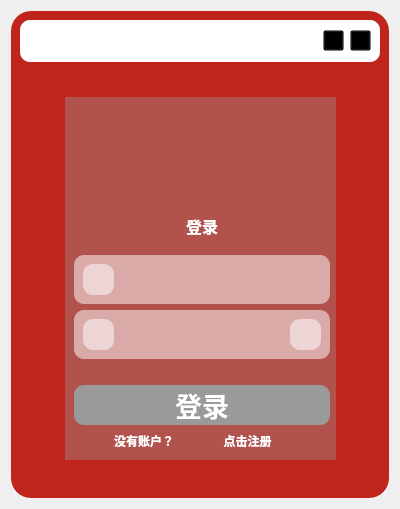
<?xml version="1.0" encoding="UTF-8"?>
<ui version="4.0">
 <class>Login</class>
 <widget class="QWidget" name="Login">
  <property name="geometry">
   <rect>
    <x>0</x>
    <y>0</y>
    <width>400</width>
    <height>509</height>
   </rect>
  </property>
  <property name="windowTitle">
   <string>Login</string>
  </property>
  <layout class="QHBoxLayout" name="horizontalLayout">
   <item>
    <widget class="QFrame" name="frame">
     <property name="styleSheet">
      <string notr="true">QFrame#frame {
	background:rgb(192, 37, 27) ;
	border-radius: 20px;
}
</string>
     </property>
     <property name="frameShape">
      <enum>QFrame::StyledPanel</enum>
     </property>
     <property name="frameShadow">
      <enum>QFrame::Raised</enum>
     </property>
     <layout class="QVBoxLayout" name="verticalLayout" stretch="1,10">
      <item>
       <widget class="QFrame" name="frame_4">
        <property name="styleSheet">
         <string notr="true">QFrame#frame_4{
	background: rgb(255, 255, 255);
	border-radius: 10px;
}</string>
        </property>
        <property name="frameShape">
         <enum>QFrame::StyledPanel</enum>
        </property>
        <property name="frameShadow">
         <enum>QFrame::Raised</enum>
        </property>
        <layout class="QHBoxLayout" name="horizontalLayout_6">
         <item>
          <spacer name="horizontalSpacer_6">
           <property name="orientation">
            <enum>Qt::Horizontal</enum>
           </property>
           <property name="sizeHint" stdset="0">
            <size>
             <width>289</width>
             <height>20</height>
            </size>
           </property>
          </spacer>
         </item>
         <item>
          <widget class="QPushButton" name="min">
           <property name="minimumSize">
            <size>
             <width>21</width>
             <height>21</height>
            </size>
           </property>
           <property name="maximumSize">
            <size>
             <width>21</width>
             <height>21</height>
            </size>
           </property>
           <property name="styleSheet">
            <string notr="true">QPushButton{
	image:url(./image/min.png);
	background:rgba(0,0,0,0)
}</string>
           </property>
           <property name="text">
            <string/>
           </property>
          </widget>
         </item>
         <item>
          <widget class="QPushButton" name="close">
           <property name="minimumSize">
            <size>
             <width>21</width>
             <height>21</height>
            </size>
           </property>
           <property name="maximumSize">
            <size>
             <width>21</width>
             <height>21</height>
            </size>
           </property>
           <property name="styleSheet">
            <string notr="true">QPushButton{
	image:url(./image/close.png);
	background:rgba(0,0,0,0)
}</string>
           </property>
           <property name="text">
            <string/>
           </property>
          </widget>
         </item>
        </layout>
        <zorder>close</zorder>
        <zorder>min</zorder>
       </widget>
      </item>
      <item>
       <widget class="QFrame" name="frame_2">
        <property name="styleSheet">
         <string notr="true">QWidget{
	border:none
}</string>
        </property>
        <property name="frameShape">
         <enum>QFrame::StyledPanel</enum>
        </property>
        <property name="frameShadow">
         <enum>QFrame::Raised</enum>
        </property>
        <layout class="QVBoxLayout" name="verticalLayout_2">
         <item>
          <widget class="QFrame" name="frame_3">
           <property name="styleSheet">
            <string notr="true">QFrame#frame_3
{
	image:url(./image/background.png)
	
}
</string>
           </property>
           <property name="frameShape">
            <enum>QFrame::StyledPanel</enum>
           </property>
           <property name="frameShadow">
            <enum>QFrame::Raised</enum>
           </property>
           <layout class="QGridLayout" name="gridLayout" rowstretch="1,32,1" columnstretch="1,9,1">
            <item row="0" column="1">
             <spacer name="verticalSpacer">
              <property name="orientation">
               <enum>Qt::Vertical</enum>
              </property>
              <property name="sizeHint" stdset="0">
               <size>
                <width>20</width>
                <height>8</height>
               </size>
              </property>
             </spacer>
            </item>
            <item row="1" column="0">
             <spacer name="horizontalSpacer">
              <property name="orientation">
               <enum>Qt::Horizontal</enum>
              </property>
              <property name="sizeHint" stdset="0">
               <size>
                <width>25</width>
                <height>20</height>
               </size>
              </property>
             </spacer>
            </item>
            <item row="1" column="1">
             <widget class="QFrame" name="frame_5">
              <property name="styleSheet">
               <string notr="true">QFrame#frame_5{
	background:rgba(154, 154, 154, 100)
}
QFrame{
	background:rgb(169, 107, 103)
}</string>
              </property>
              <property name="frameShape">
               <enum>QFrame::StyledPanel</enum>
              </property>
              <property name="frameShadow">
               <enum>QFrame::Raised</enum>
              </property>
              <layout class="QVBoxLayout" name="verticalLayout_3" stretch="2,1,0,0,0,0,0">
               <property name="rightMargin">
                <number>6</number>
               </property>
               <item>
                <widget class="QWidget" name="widget" native="true">
                 <property name="styleSheet">
                  <string notr="true">QWidget#widget
{
	image:url(./image/logo.png)
}</string>
                 </property>
                </widget>
               </item>
               <item>
                <widget class="QLabel" name="mode">
                 <property name="font">
                  <font>
                   <pointsize>12</pointsize>
                   <bold>true</bold>
                  </font>
                 </property>
                 <property name="styleSheet">
                  <string notr="true">QLabel#mode{
	background:rgba(255, 255, 255, 0);
	color:rgb(255, 255, 255)
}</string>
                 </property>
                 <property name="text">
                  <string>登录</string>
                 </property>
                 <property name="alignment">
                  <set>Qt::AlignCenter</set>
                 </property>
                </widget>
               </item>
               <item>
                <widget class="QWidget" name="widget_2" native="true">
                 <property name="styleSheet">
                  <string notr="true">QWidget{
	background:rgba(255, 255, 255, 130);
	border-radius: 10px;
}</string>
                 </property>
                 <layout class="QHBoxLayout" name="horizontalLayout_4">
                  <item>
                   <widget class="QWidget" name="widget_3" native="true">
                    <property name="minimumSize">
                     <size>
                      <width>31</width>
                      <height>31</height>
                     </size>
                    </property>
                    <property name="maximumSize">
                     <size>
                      <width>31</width>
                      <height>31</height>
                     </size>
                    </property>
                    <property name="styleSheet">
                     <string notr="true">QWidget{
	image:url(./image/username.png)
}</string>
                    </property>
                   </widget>
                  </item>
                  <item>
                   <widget class="QLineEdit" name="username">
                    <property name="minimumSize">
                     <size>
                      <width>201</width>
                      <height>31</height>
                     </size>
                    </property>
                    <property name="maximumSize">
                     <size>
                      <width>201</width>
                      <height>31</height>
                     </size>
                    </property>
                    <property name="styleSheet">
                     <string notr="true">QLineEdit{background:rgba(255, 255, 255, 0);}</string>
                    </property>
                    <property name="frame">
                     <bool>false</bool>
                    </property>
                   </widget>
                  </item>
                 </layout>
                </widget>
               </item>
               <item>
                <widget class="QWidget" name="widget_4" native="true">
                 <property name="styleSheet">
                  <string notr="true">QWidget{
	background:rgba(255, 255, 255, 130);
	border-radius: 10px;
}</string>
                 </property>
                 <layout class="QHBoxLayout" name="horizontalLayout_5">
                  <item>
                   <widget class="QWidget" name="widget_5" native="true">
                    <property name="minimumSize">
                     <size>
                      <width>31</width>
                      <height>31</height>
                     </size>
                    </property>
                    <property name="maximumSize">
                     <size>
                      <width>31</width>
                      <height>31</height>
                     </size>
                    </property>
                    <property name="styleSheet">
                     <string notr="true">QWidget{
	image:url(./image/password.png)
}</string>
                    </property>
                   </widget>
                  </item>
                  <item>
                   <widget class="QLineEdit" name="password">
                    <property name="minimumSize">
                     <size>
                      <width>164</width>
                      <height>31</height>
                     </size>
                    </property>
                    <property name="maximumSize">
                     <size>
                      <width>164</width>
                      <height>31</height>
                     </size>
                    </property>
                    <property name="styleSheet">
                     <string notr="true">QLineEdit{
	background:rgba(255, 255, 255, 0);
}
QLineEdit[echoMode=&quot;2&quot;]{
    lineedit-password-character: 42; // 42表示*号
    // 设置其他样式属性
}
</string>
                    </property>
                    <property name="frame">
                     <bool>false</bool>
                    </property>
                    <property name="echoMode">
                     <enum>QLineEdit::Password</enum>
                    </property>
                   </widget>
                  </item>
                  <item>
                   <widget class="QPushButton" name="see">
                    <property name="minimumSize">
                     <size>
                      <width>31</width>
                      <height>31</height>
                     </size>
                    </property>
                    <property name="maximumSize">
                     <size>
                      <width>31</width>
                      <height>31</height>
                     </size>
                    </property>
                    <property name="styleSheet">
                     <string notr="true">image:url(./image/see.png)</string>
                    </property>
                    <property name="text">
                     <string/>
                    </property>
                   </widget>
                  </item>
                 </layout>
                </widget>
               </item>
               <item>
                <layout class="QHBoxLayout" name="horizontalLayout_2">
                 <item>
                  <spacer name="horizontalSpacer_3">
                   <property name="orientation">
                    <enum>Qt::Horizontal</enum>
                   </property>
                   <property name="sizeHint" stdset="0">
                    <size>
                     <width>40</width>
                     <height>20</height>
                    </size>
                   </property>
                  </spacer>
                 </item>
                </layout>
               </item>
               <item>
                <widget class="QPushButton" name="login">
                 <property name="font">
                  <font>
                   <pointsize>20</pointsize>
                   <bold>true</bold>
                  </font>
                 </property>
                 <property name="styleSheet">
                  <string notr="true">QPushButton{
	background:rgb(154, 154, 154);
	color:rgb(255, 255, 255);
	border-radius: 10px;
}
QPushBotton:hover{
	background:rgba(175, 34, 25,180);
}</string>
                 </property>
                 <property name="text">
                  <string>登录</string>
                 </property>
                </widget>
               </item>
               <item>
                <layout class="QHBoxLayout" name="horizontalLayout_3" stretch="0,1,1,0">
                 <item>
                  <spacer name="horizontalSpacer_4">
                   <property name="orientation">
                    <enum>Qt::Horizontal</enum>
                   </property>
                   <property name="sizeHint" stdset="0">
                    <size>
                     <width>40</width>
                     <height>20</height>
                    </size>
                   </property>
                  </spacer>
                 </item>
                 <item>
                  <widget class="QLabel" name="label">
                   <property name="font">
                    <font>
                     <bold>true</bold>
                    </font>
                   </property>
                   <property name="styleSheet">
                    <string notr="true">QLabel#label{
	background:rgba(0,0,0,0);
	color:rgb(255, 255, 255);
}</string>
                   </property>
                   <property name="text">
                    <string>没有账户？</string>
                   </property>
                  </widget>
                 </item>
                 <item>
                  <widget class="QPushButton" name="signup">
                   <property name="font">
                    <font>
                     <bold>true</bold>
                    </font>
                   </property>
                   <property name="styleSheet">
                    <string notr="true">QPushButton{
	background:rgba(255, 255, 255, 0);
	color:rgb(255, 255, 255);
}
QPushBotton:hover{
	color:rgb(192, 37, 27);
}</string>
                   </property>
                   <property name="text">
                    <string>点击注册</string>
                   </property>
                  </widget>
                 </item>
                 <item>
                  <spacer name="horizontalSpacer_5">
                   <property name="orientation">
                    <enum>Qt::Horizontal</enum>
                   </property>
                   <property name="sizeHint" stdset="0">
                    <size>
                     <width>40</width>
                     <height>20</height>
                    </size>
                   </property>
                  </spacer>
                 </item>
                </layout>
               </item>
              </layout>
             </widget>
            </item>
            <item row="1" column="2">
             <spacer name="horizontalSpacer_2">
              <property name="orientation">
               <enum>Qt::Horizontal</enum>
              </property>
              <property name="sizeHint" stdset="0">
               <size>
                <width>25</width>
                <height>20</height>
               </size>
              </property>
             </spacer>
            </item>
            <item row="2" column="1">
             <spacer name="verticalSpacer_2">
              <property name="orientation">
               <enum>Qt::Vertical</enum>
              </property>
              <property name="sizeHint" stdset="0">
               <size>
                <width>20</width>
                <height>8</height>
               </size>
              </property>
             </spacer>
            </item>
           </layout>
          </widget>
         </item>
        </layout>
       </widget>
      </item>
     </layout>
    </widget>
   </item>
  </layout>
 </widget>
 <tabstops>
  <tabstop>min</tabstop>
  <tabstop>close</tabstop>
  <tabstop>username</tabstop>
  <tabstop>password</tabstop>
  <tabstop>see</tabstop>
  <tabstop>login</tabstop>
  <tabstop>signup</tabstop>
 </tabstops>
 <resources/>
 <connections/>
</ui>
